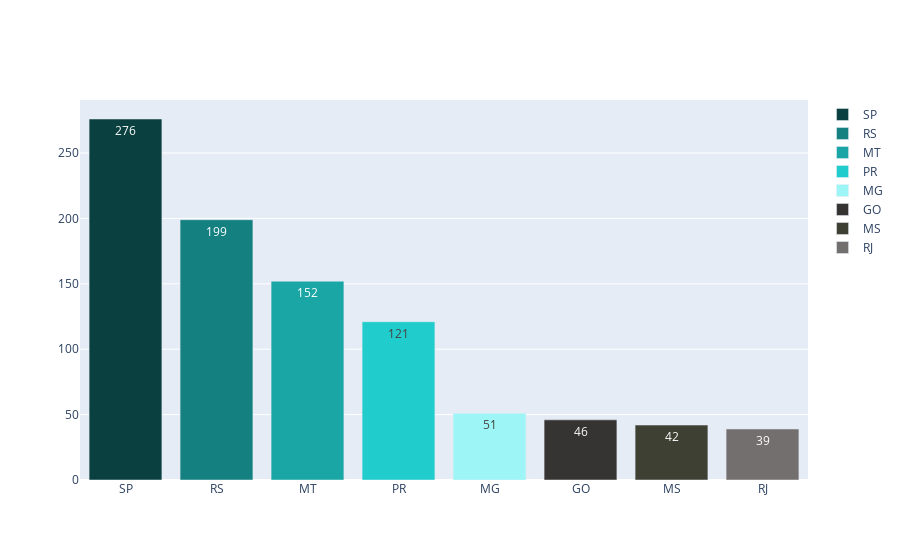

Source (notebook cell):
### Code cell
list_state = df_train['state'].value_counts()

fig = go.Figure()
for i in range(len(list_state)):
    fig.add_trace(go.Bar(
        x = [list_state.index[i]],
        y = [list_state[i]],
        text = [str(list_state[i])],
        name = list_state.index[i], 
        marker={'color': list_colors[i]}
    ))

fig.show()

### Figure 1 — Plotly figure (JSON) as saved in the notebook; plotly's stock layout.template omitted (floating-point values rounded to 4 significant figures)
{"data": [{"marker": {"color": "#0A4040"}, "name": "SP", "text": ["276"], "type": "bar", "x": ["SP"], "y": [276]}, {"marker": {"color": "#148080"}, "name": "RS", "text": ["199"], "type": "bar", "x": ["RS"], "y": [199]}, {"marker": {"color": "#1BA6A6"}, "name": "MT", "text": ["152"], "type": "bar", "x": ["MT"], "y": [152]}, {"marker": {"color": "#21CCCC"}, "name": "PR", "text": ["121"], "type": "bar", "x": ["PR"], "y": [121]}, {"marker": {"color": "#9DF5F5"}, "name": "MG", "text": ["51"], "type": "bar", "x": ["MG"], "y": [51]}, {"marker": {"color": "#363433"}, "name": "GO", "text": ["46"], "type": "bar", "x": ["GO"], "y": [46]}, {"marker": {"color": "#3E4034"}, "name": "MS", "text": ["42"], "type": "bar", "x": ["MS"], "y": [42]}, {"marker": {"color": "#736F6E"}, "name": "RJ", "text": ["39"], "type": "bar", "x": ["RJ"], "y": [39]}], "layout": {}}
